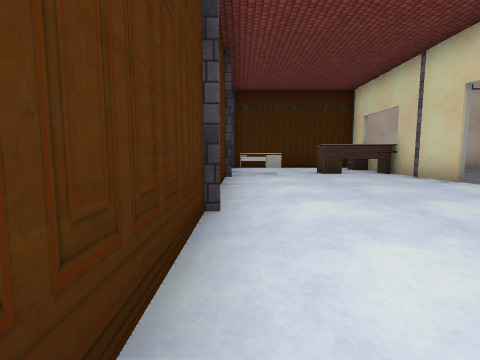
[1] (above)

21 first-person views from a walk through a scene from a Unity 3-D project. The camera is 1.2 m above the floor, tilts 6° down and sees 85° across. The floor is counted in squares, 2 m on a side. Each view is taken from the middle of a square. On the plan, view 1 faces up. The plan holds only what a view shows up to about 9 squares ahead; the rest is blank. The player character is not drawn. Some surface patterns are stand-ins.

[2]
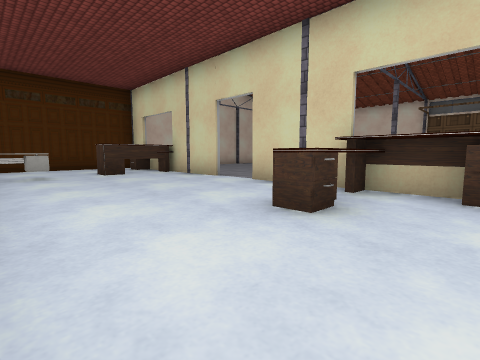

[3]
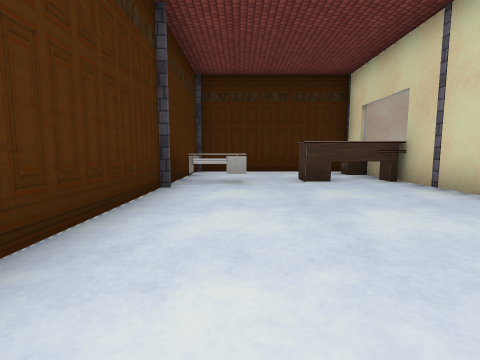

[4]
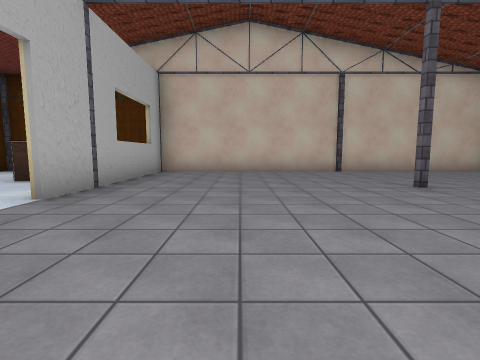

[5]
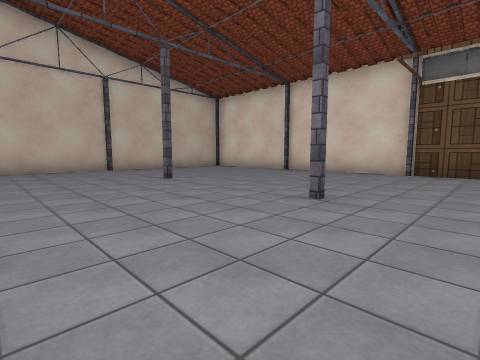

[6]
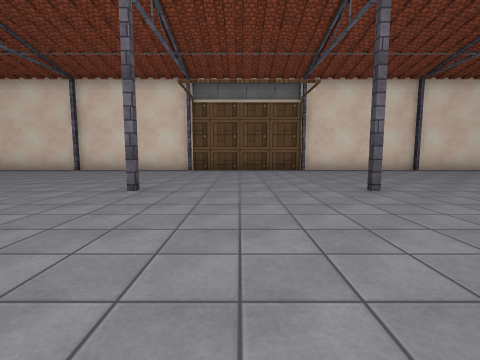

[7]
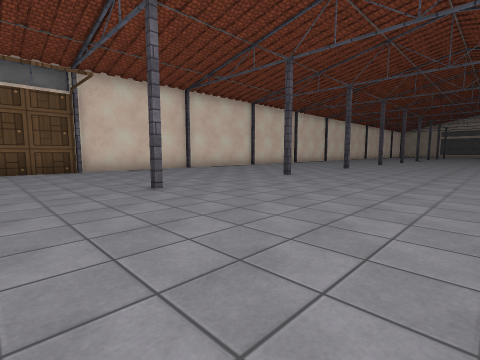

[8]
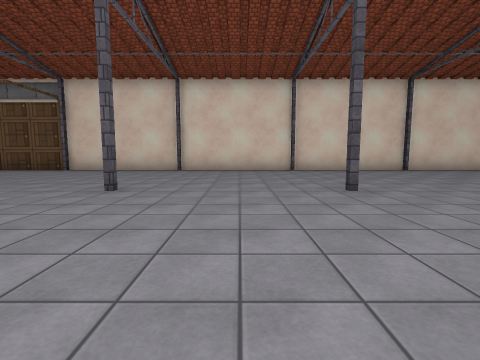

[9]
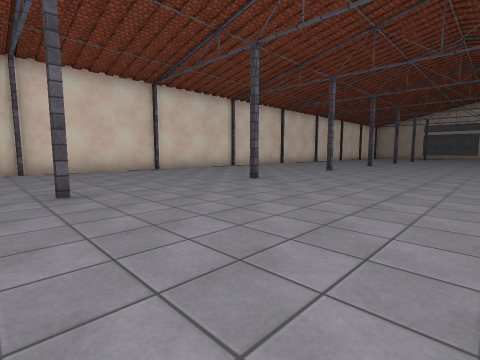

[10]
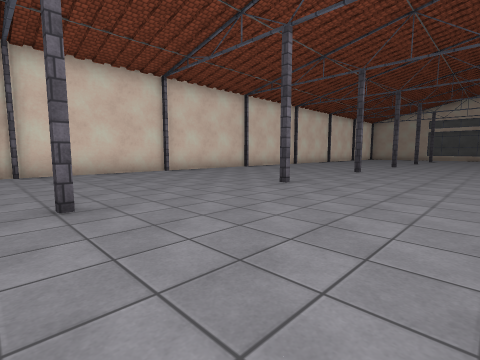

[11]
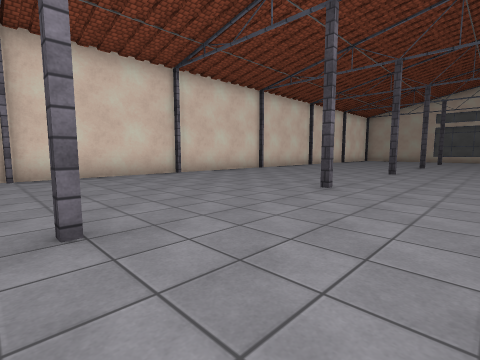

[12]
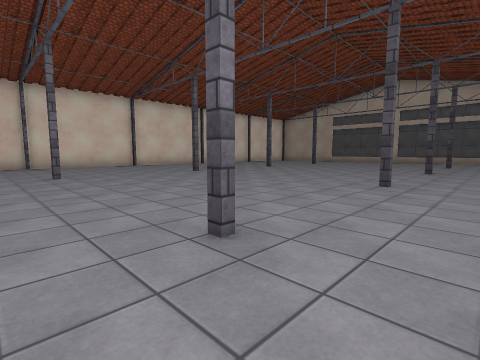

[13]
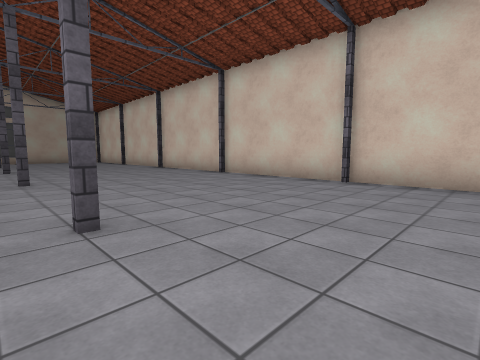

[14]
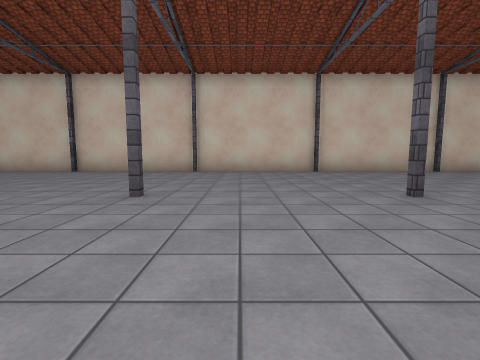

[15]
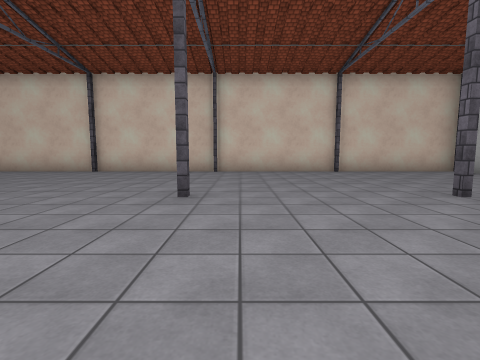

[16]
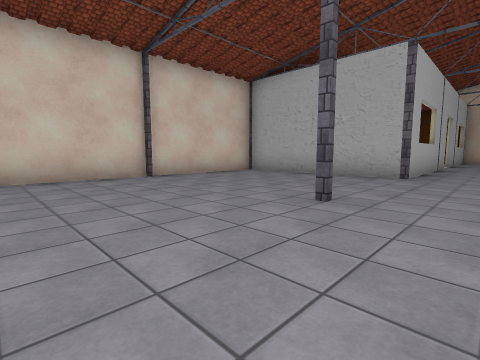

[17]
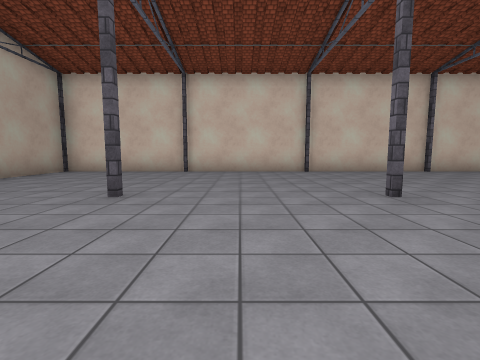

[18]
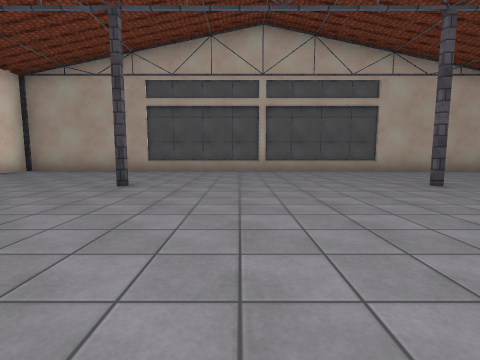

[19]
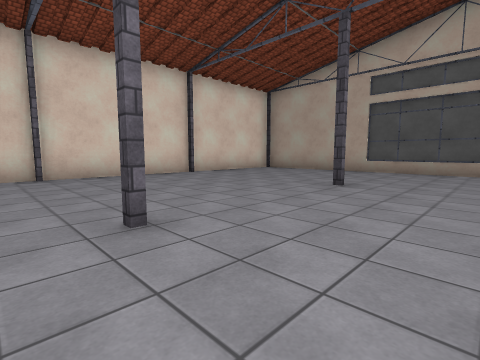

[20]
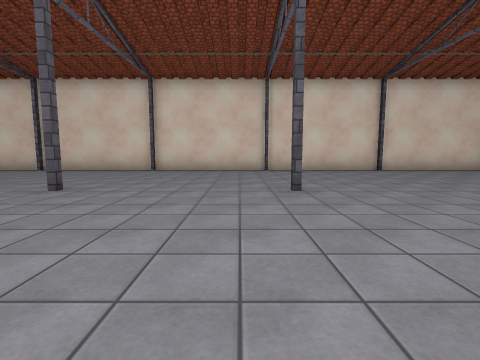

[21]
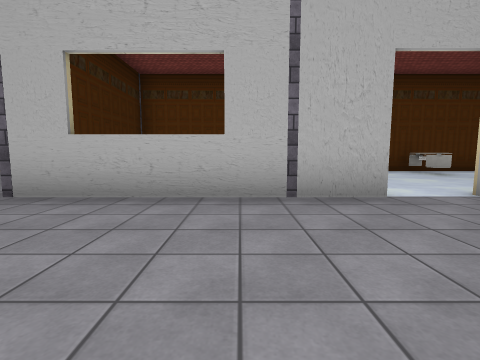

### Floor plan
Key: @ floor where view 1 was taken; # wall or solid block; . floor; = window, fence, low wall or low ledge; E desk; O other object.
Columns run from 1 left of view 1 to 15 right of it. Each row starts with its distance up from view 1.
 11 ################
 10 #.....#.........
  9 #....E#.........#
  8 ##..EE=.........#
  7 #.O...#....#....#
  6 #.....#.........#
  5 #...............#
  4 #.....#.........#
  3 #.....#....#....#
  2 #...E.#.........#
  1 #....E=.........#
  0 #@...E..........#
 -1 ######.....#....#
 -2 #...............#
 -3 #...............#
 -4 #...............#
 -5 #.....#....#....#
 -6 #...............#
 -7 #...............#
 -8 #...............#
 -9 #....#.....#....#
-10 #...............#
-11 #...............#
-12 #...............#
-13 #....#.....#....#
-14 #...............#
-15 #...............#
-16 #....#.....#....#
-17 #...............#
-18 #...............#
-19 #...............#
-20 #....#.....#....#
-21 #...............#
-22 #...............#
-23 #...............#
-24 #.....#....#....#
-25 #...............#
-26 #...............#
-27 #...............#
-28 #....#.....#....#
-29 #...............#
-30 #...............#
-31 #...............#
-32 #....#.....#....#
-33 #...............#
-34 #...............#
-35 #...............#
-36   ###############

Where each view was taken, in squares from view 1:
view 1: 0 up, 0 right, facing up
view 2: 0 up, 0 right, facing up-right
view 3: 2 up, 1 right, facing up
view 4: 2 up, 7 right, facing up
view 5: 1 up, 7 right, facing up-right
view 6: 1 up, 6 right, facing right
view 7: 1 up, 6 right, facing down-right
view 8: 7 down, 6 right, facing right
view 9: 8 down, 6 right, facing down-right
view 10: 12 down, 7 right, facing down-right
view 11: 16 down, 8 right, facing down-right
view 12: 19 down, 3 right, facing down-right
view 13: 18 down, 5 right, facing down-left
view 14: 15 down, 8 right, facing left
view 15: 8 down, 8 right, facing left
view 16: 8 down, 6 right, facing up-left
view 17: 30 down, 8 right, facing left
view 18: 27 down, 8 right, facing down
view 19: 27 down, 8 right, facing down-right
view 20: 27 down, 6 right, facing right
view 21: 2 up, 8 right, facing left
